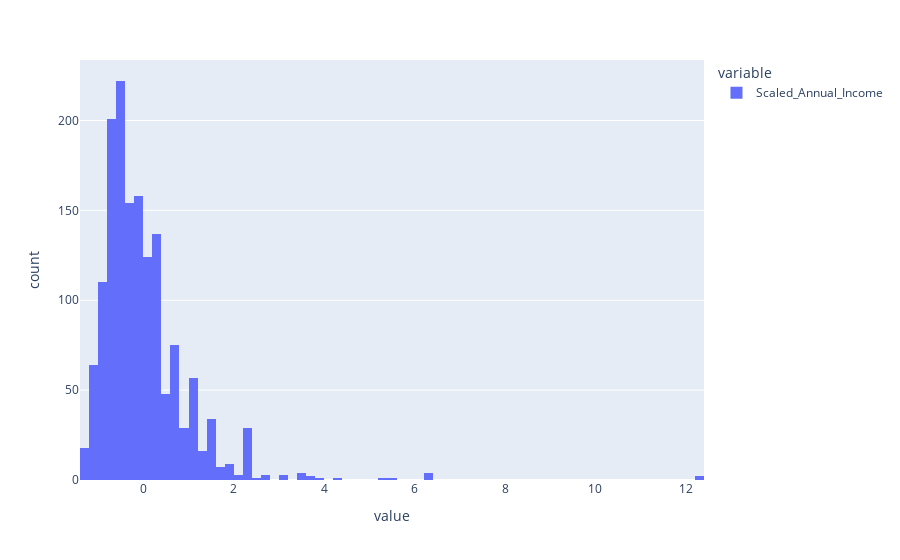

Here is the notebook cell this chart was saved with:
### Code cell
px.histogram(df["Scaled_Annual_Income"])

### Figure 1 — Plotly figure (JSON) as saved in the notebook; plotly's stock layout.template omitted (floating-point values rounded to 4 significant figures; data arrays with more than 128 entries replaced by an {"elided": "..."} marker saying what was removed)
{"data": [{"alignmentgroup": "True", "bingroup": "x", "hovertemplate": "variable=Scaled_Annual_Income<br>value=%{x}<br>count=%{y}<extra></extra>", "legendgroup": "Scaled_Annual_Income", "marker": {"color": "#636efa", "pattern": {"shape": ""}}, "name": "Scaled_Annual_Income", "offsetgroup": "Scaled_Annual_Income", "orientation": "v", "showlegend": true, "type": "histogram", "x": {"elided": "1518 float values"}, "xaxis": "x", "yaxis": "y"}], "layout": {"barmode": "relative", "legend": {"title": {"text": "variable"}, "tracegroupgap": 0}, "margin": {"t": 60}, "xaxis": {"anchor": "y", "domain": [0, 1], "title": {"text": "value"}}, "yaxis": {"anchor": "x", "domain": [0, 1], "title": {"text": "count"}}}}
